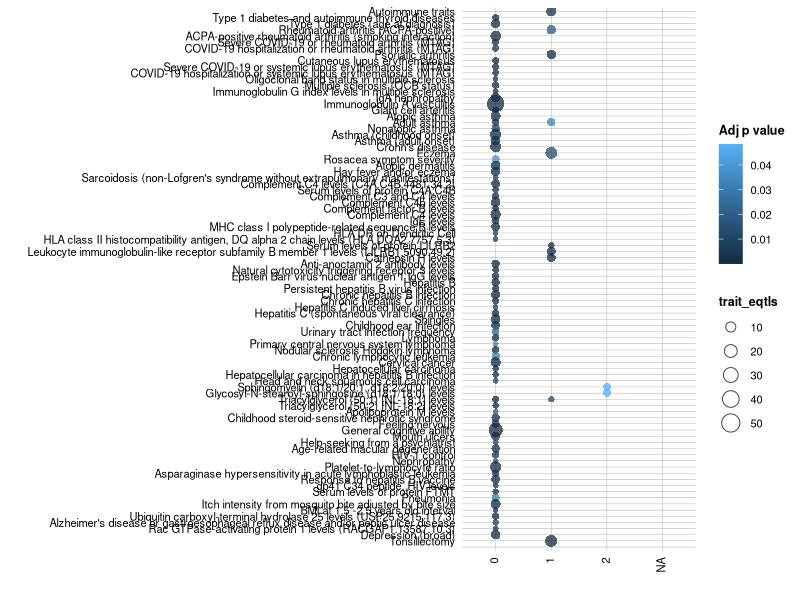

The R source for this figure:
## ---- chunk 1
library(ggplot2)
library(forcats)
library(readxl)
library(tidyverse)

## ---- chunk 2
input <- read.csv("bubble_plot_data.csv")
#The "bubble_lot_data.csv" contains the output of multimorbid3D pipeline (i.e., significant_enrichment_bootstrap.txt) but we have filtered it by "sim_pval" less than or equal to 0.05. Additionally, we have added an extra column called "group" that separate traits based on their trait groups.

## ---- chunk 3
p_gg <- ggplot(input, aes(x= factor(level, level = c(0,1,2)), y=forcats::fct_inorder(trait) %>% forcats::fct_rev())) + geom_point(aes(size=trait_eqtls, fill=adj_pval, stroke = 0), alpha = 0.75, shape = 21) + scale_size(limits = c(min(1), max(54))) +  labs( x = "", y = "", linewidth = "Number of eQTLs", fill = "Adj p value") + theme(legend.key=element_blank(),axis.ticks = element_blank(), axis.text.x = element_text(colour = "black", size = 8, angle = 90, vjust = 0.3, hjust = 1),
        axis.text.y = element_text(colour = "black", size = 8),
        legend.text = element_text(size = 8, colour ="black"),
        legend.title = element_text(size = 9, face = "bold"),
        panel.background = element_blank(),
        legend.position = "right") + 
  theme(panel.grid.major = element_line(colour = "grey50", size = 0.1))

## ---- chunk 4
ggsave(filename="bubble_plot_multimorbid.pdf", width=8, height=14)
